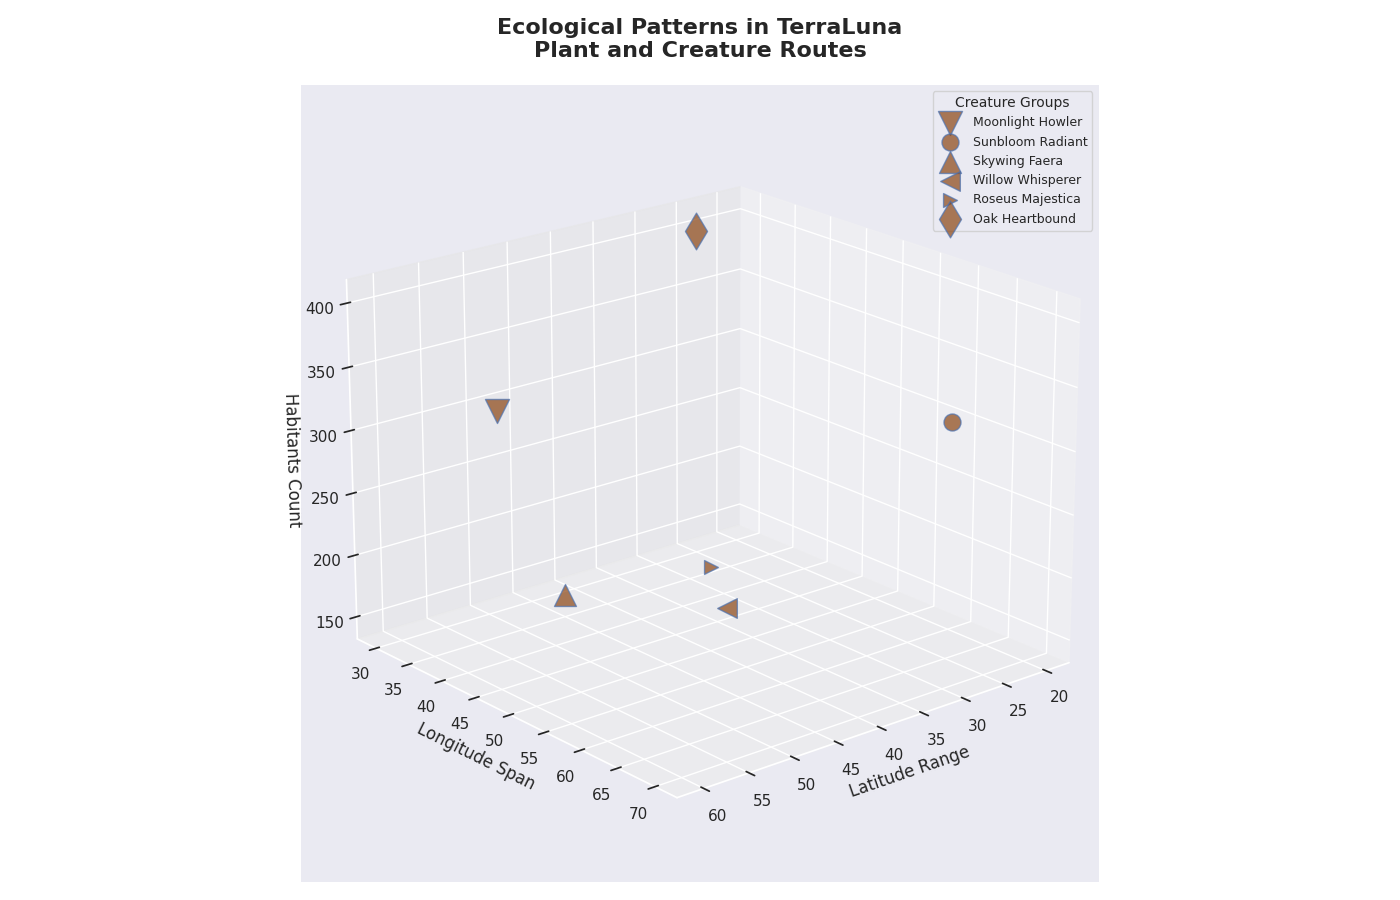

Python code for this plot:
import matplotlib.pyplot as plt
from mpl_toolkits.mplot3d import Axes3D

species_names = ['Moonlight Howler', 'Sunbloom Radiant', 'Skywing Faera', 
                 'Willow Whisperer', 'Roseus Majestica', 'Oak Heartbound']
species_data = [
    [60, 45, 350, 300],
    [20, 60, 300, 150],
    [45, 35, 150, 250],
    [55, 70, 250, 200],
    [40, 50, 200, 100],
    [25, 30, 400, 350]
]

longitudes = [data[0] for data in species_data]
latitudes = [data[1] for data in species_data]
populations = [data[2] for data in species_data]
impacts = [data[3] for data in species_data]

consistent_color = '#8B4513'
marker_styles = ['v', 'o', '^', '<', '>', 'd']

fig = plt.figure(figsize=(14, 9))
ax = fig.add_subplot(111, projection='3d')

for i, species in enumerate(species_names):
    ax.scatter(longitudes[i], latitudes[i], populations[i], s=impacts[i], c=consistent_color,
               label=species, alpha=0.7, edgecolors='b', marker=marker_styles[i])

ax.set_xlabel('Latitude Range', fontsize=12)
ax.set_ylabel('Longitude Span', fontsize=12)
ax.set_zlabel('Habitants Count', fontsize=12)
ax.set_title('Ecological Patterns in TerraLuna\nPlant and Creature Routes', 
             fontsize=16, fontweight='bold', pad=20)

ax.legend(title="Creature Groups", loc='upper right', fontsize=9, title_fontsize='10', frameon=True)

ax.grid(True, linestyle='-.')

ax.view_init(elev=20, azim=50)

plt.tight_layout()
plt.show()
